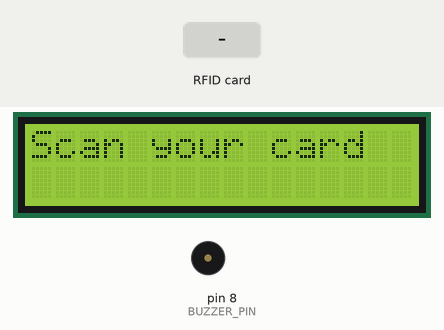
Recording of a sketch running on a simulated Arduino Uno, built with avr-gcc and run on an emulated ATmega328P. On the bench: 16×2 character LCD, buzzer (waves = sounding). The test bench sets the inputs (shaded band).

Above: at 1.3 s.
1.4 s: RFID card 5E 7A 19 C4 held to the reader
At 2.2 s:
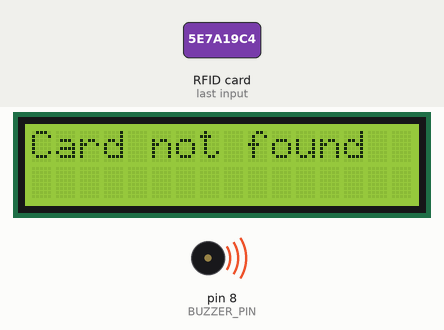
At 3.0 s:
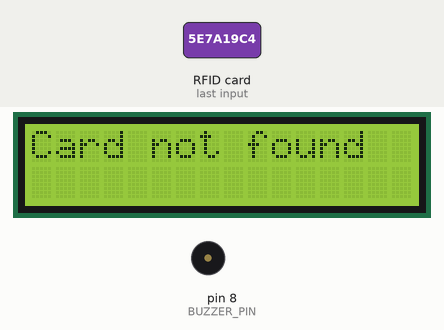
Timing chart, 0 to 4.5 s (numbered marks = the images above; inputs shaded):
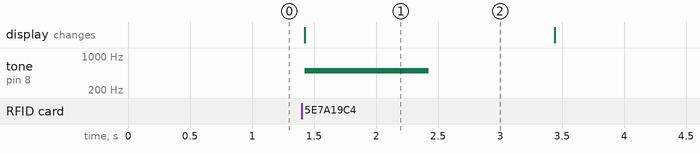

The sketch:

IOT_project.ino
```cpp
#include <SPI.h>
#include <MFRC522.h>
#include <Wire.h>
#include <LiquidCrystal_I2C.h>


#define RST_PIN 9
#define SS_PIN 10
#define BUZZER_PIN 8

MFRC522 rfid(SS_PIN, RST_PIN);
LiquidCrystal_I2C lcd(0x27, 16, 2);


const float fareCost = 2.0;


struct User {
  String uid;
  float balance;
};

User users[] = {
  {"Ram", 10.0},
  {"Sita", 5.0},
  {"Hari", 1.0}
};
int numUsers = sizeof(users) / sizeof(users[0]);

void setup() {
  Serial.begin(9600);
  SPI.begin();
  rfid.PCD_Init();
  lcd.begin();
  lcd.backlight();

  pinMode(BUZZER_PIN, OUTPUT);

  lcd.print("Scan your card");
}

void loop() {

  if (!rfid.PICC_IsNewCardPresent() || !rfid.PICC_ReadCardSerial()) {
    return;
  }


  String scannedUID = "";
  for (byte i = 0; i < rfid.uid.size; i++) {
    scannedUID += String(rfid.uid.uidByte[i] < 0x10 ? "0" : "");
    scannedUID += String(rfid.uid.uidByte[i], HEX);
  }
  scannedUID.toUpperCase();


  bool userFound = false;
  for (int i = 0; i < numUsers; i++) {
    if (scannedUID == users[i].uid) {
      userFound = true;
      lcd.clear();
      lcd.setCursor(0, 0);
      lcd.print("User found!");


      if (users[i].balance >= fareCost) {
        users[i].balance -= fareCost;
        lcd.setCursor(0, 1);
        lcd.print("Payment Success!");
        tone(BUZZER_PIN, 1000, 200);
      } else {
        lcd.setCursor(0, 1);
        lcd.print("Insufficient Fund");
        tone(BUZZER_PIN, 500, 1000);
      }


      delay(3000);
      lcd.clear();
      lcd.setCursor(0, 0);
      lcd.print("Balance: $");
      lcd.print(users[i].balance);
      delay(2000);
      break;
    }
  }


  if (!userFound) {
    lcd.clear();
    lcd.print("Card not found");
    tone(BUZZER_PIN, 500, 1000);
    delay(2000);
  }


  lcd.clear();
  lcd.print("Scan your card");


  rfid.PICC_HaltA();
}
```

Measured:
- after the input at 1.4 s, tone on pin 8 (BUZZER_PIN): silent → 500 Hz at once, → silent 1.0 s later; the display: changes at once (image 1)
- what the display in image 1 shows lasts 2.0 s, from 1.4 s to 3.4 s
